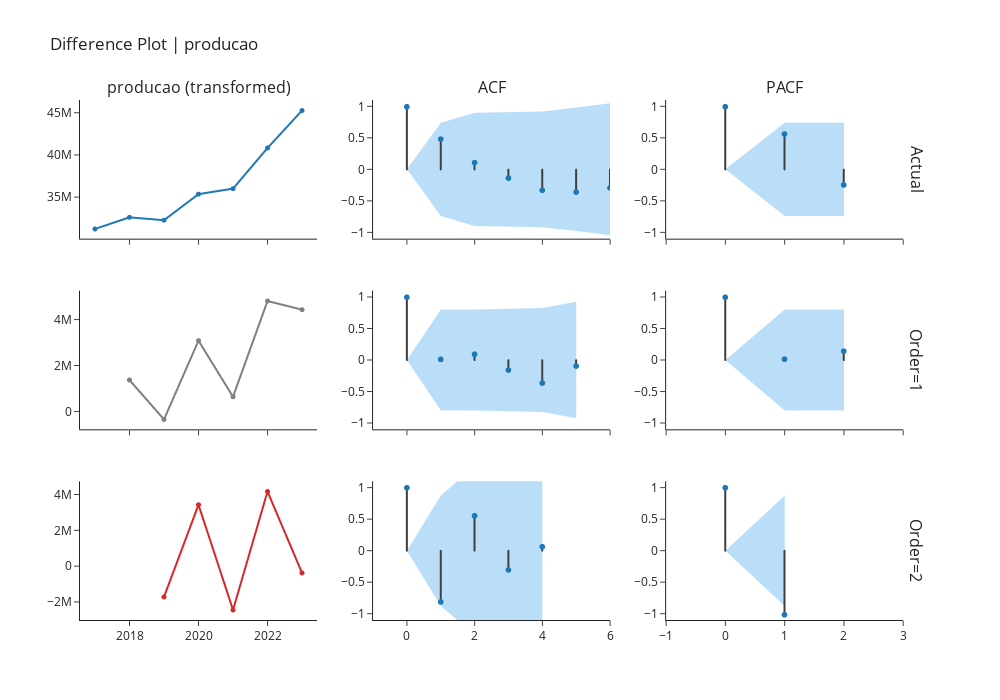

Write notebook code for a chart like this one.
### Markdown cell above
## Difference Plot Using Order

### Code cell
exp.plot_model(plot="diff", 
               data_kwargs={"order_list": [1, 2], "acf": True, "pacf": True},
               fig_kwargs = {"height":700,"width":1000,"template": "simple_white","hoverinfo":"skip","big_data_threshold":10})

### Figure 1 — Plotly figure (JSON) as saved in the notebook; plotly's stock layout.template omitted (floating-point values rounded to 4 significant figures)
{"data": [{"hoverinfo": "skip", "line": {"width": 2}, "marker": {"size": 5}, "mode": "lines+markers", "name": "Actual", "showlegend": false, "type": "scattergl", "x": [2017, 2018, 2019, 2020, 2021, 2022, 2023], "xaxis": "x", "y": [31271827, 32650425, 32310076, 35403507, 36051673, 40872194, 45316887], "yaxis": "y"}, {"line": {"color": "#3f3f3f"}, "mode": "lines", "name": "Actual", "showlegend": false, "type": "scattergl", "x": [0, 0], "xaxis": "x2", "y": [0, 1], "yaxis": "y2"}, {"line": {"color": "#3f3f3f"}, "mode": "lines", "name": "Actual", "showlegend": false, "type": "scattergl", "x": [1, 1], "xaxis": "x2", "y": [0, 0.4865], "yaxis": "y2"}, {"line": {"color": "#3f3f3f"}, "mode": "lines", "name": "Actual", "showlegend": false, "type": "scattergl", "x": [2, 2], "xaxis": "x2", "y": [0, 0.1131], "yaxis": "y2"}, {"line": {"color": "#3f3f3f"}, "mode": "lines", "name": "Actual", "showlegend": false, "type": "scattergl", "x": [3, 3], "xaxis": "x2", "y": [0, -0.1329], "yaxis": "y2"}, {"line": {"color": "#3f3f3f"}, "mode": "lines", "name": "Actual", "showlegend": false, "type": "scattergl", "x": [4, 4], "xaxis": "x2", "y": [0, -0.3261], "yaxis": "y2"}, {"line": {"color": "#3f3f3f"}, "mode": "lines", "name": "Actual", "showlegend": false, "type": "scattergl", "x": [5, 5], "xaxis": "x2", "y": [0, -0.3537], "yaxis": "y2"}, {"line": {"color": "#3f3f3f"}, "mode": "lines", "name": "Actual", "showlegend": false, "type": "scattergl", "x": [6, 6], "xaxis": "x2", "y": [0, -0.2869], "yaxis": "y2"}, {"marker": {"color": "#1f77b4", "size": 6}, "mode": "markers", "name": "Actual", "showlegend": false, "type": "scattergl", "x": [0, 1, 2, 3, 4, 5, 6], "xaxis": "x2", "y": [1, 0.4865, 0.1131, -0.1329, -0.3261, -0.3537, -0.2869], "yaxis": "y2"}, {"line": {"color": "rgba(255,255,255,0)"}, "mode": "lines", "name": "UC", "showlegend": false, "type": "scatter", "x": [0, 1, 2, 3, 4, 5, 6], "xaxis": "x2", "y": [0, 0.7408, 0.8992, 0.907, 0.9176, 0.9791, 1.047], "yaxis": "y2"}, {"fill": "tonexty", "fillcolor": "rgba(32, 146, 230,0.3)", "line": {"color": "rgba(255,255,255,0)"}, "mode": "lines", "name": "LC", "showlegend": false, "type": "scatter", "x": [0, 1, 2, 3, 4, 5, 6], "xaxis": "x2", "y": [0, -0.7408, -0.8992, -0.907, -0.9176, -0.9791, -1.047], "yaxis": "y2"}, {"line": {"color": "#3f3f3f"}, "mode": "lines", "name": "Actual", "showlegend": false, "type": "scattergl", "x": [0, 0], "xaxis": "x3", "y": [0, 1], "yaxis": "y3"}, {"line": {"color": "#3f3f3f"}, "mode": "lines", "name": "Actual", "showlegend": false, "type": "scattergl", "x": [1, 1], "xaxis": "x3", "y": [0, 0.5676], "yaxis": "y3"}, {"line": {"color": "#3f3f3f"}, "mode": "lines", "name": "Actual", "showlegend": false, "type": "scattergl", "x": [2, 2], "xaxis": "x3", "y": [0, -0.2417], "yaxis": "y3"}, {"marker": {"color": "#1f77b4", "size": 6}, "mode": "markers", "name": "Actual", "showlegend": false, "type": "scattergl", "x": [0, 1, 2], "xaxis": "x3", "y": [1, 0.5676, -0.2417], "yaxis": "y3"}, {"line": {"color": "rgba(255,255,255,0)"}, "mode": "lines", "name": "UC", "showlegend": false, "type": "scatter", "x": [0, 1, 2], "xaxis": "x3", "y": [0, 0.7408, 0.7408], "yaxis": "y3"}, {"fill": "tonexty", "fillcolor": "rgba(32, 146, 230,0.3)", "line": {"color": "rgba(255,255,255,0)"}, "mode": "lines", "name": "LC", "showlegend": false, "type": "scatter", "x": [0, 1, 2], "xaxis": "x3", "y": [0, -0.7408, -0.7408], "yaxis": "y3"}, {"hoverinfo": "skip", "line": {"width": 2}, "marker": {"size": 5}, "mode": "lines+markers", "name": "Order=1", "showlegend": false, "type": "scattergl", "x": [2018, 2019, 2020, 2021, 2022, 2023], "xaxis": "x4", "y": [1378598, -340349, 3093431, 648166, 4820521, 4444693], "yaxis": "y4"}, {"line": {"color": "#3f3f3f"}, "mode": "lines", "name": "Order=1", "showlegend": false, "type": "scattergl", "x": [0, 0], "xaxis": "x5", "y": [0, 1], "yaxis": "y5"}, {"line": {"color": "#3f3f3f"}, "mode": "lines", "name": "Order=1", "showlegend": false, "type": "scattergl", "x": [1, 1], "xaxis": "x5", "y": [0, 0.01392], "yaxis": "y5"}, {"line": {"color": "#3f3f3f"}, "mode": "lines", "name": "Order=1", "showlegend": false, "type": "scattergl", "x": [2, 2], "xaxis": "x5", "y": [0, 0.0958], "yaxis": "y5"}, {"line": {"color": "#3f3f3f"}, "mode": "lines", "name": "Order=1", "showlegend": false, "type": "scattergl", "x": [3, 3], "xaxis": "x5", "y": [0, -0.1553], "yaxis": "y5"}, {"line": {"color": "#3f3f3f"}, "mode": "lines", "name": "Order=1", "showlegend": false, "type": "scattergl", "x": [4, 4], "xaxis": "x5", "y": [0, -0.3629], "yaxis": "y5"}, {"line": {"color": "#3f3f3f"}, "mode": "lines", "name": "Order=1", "showlegend": false, "type": "scattergl", "x": [5, 5], "xaxis": "x5", "y": [0, -0.09151], "yaxis": "y5"}, {"marker": {"color": "#1f77b4", "size": 6}, "mode": "markers", "name": "Order=1", "showlegend": false, "type": "scattergl", "x": [0, 1, 2, 3, 4, 5], "xaxis": "x5", "y": [1, 0.01392, 0.0958, -0.1553, -0.3629, -0.09151], "yaxis": "y5"}, {"line": {"color": "rgba(255,255,255,0)"}, "mode": "lines", "name": "UC", "showlegend": false, "type": "scatter", "x": [0, 1, 2, 3, 4, 5], "xaxis": "x5", "y": [0, 0.8002, 0.8003, 0.8076, 0.8265, 0.9229], "yaxis": "y5"}, {"fill": "tonexty", "fillcolor": "rgba(32, 146, 230,0.3)", "line": {"color": "rgba(255,255,255,0)"}, "mode": "lines", "name": "LC", "showlegend": false, "type": "scatter", "x": [0, 1, 2, 3, 4, 5], "xaxis": "x5", "y": [0, -0.8002, -0.8003, -0.8076, -0.8265, -0.9229], "yaxis": "y5"}, {"line": {"color": "#3f3f3f"}, "mode": "lines", "name": "Order=1", "showlegend": false, "type": "scattergl", "x": [0, 0], "xaxis": "x6", "y": [0, 1], "yaxis": "y6"}, {"line": {"color": "#3f3f3f"}, "mode": "lines", "name": "Order=1", "showlegend": false, "type": "scattergl", "x": [1, 1], "xaxis": "x6", "y": [0, 0.0167], "yaxis": "y6"}, {"line": {"color": "#3f3f3f"}, "mode": "lines", "name": "Order=1", "showlegend": false, "type": "scattergl", "x": [2, 2], "xaxis": "x6", "y": [0, 0.1435], "yaxis": "y6"}, {"marker": {"color": "#1f77b4", "size": 6}, "mode": "markers", "name": "Order=1", "showlegend": false, "type": "scattergl", "x": [0, 1, 2], "xaxis": "x6", "y": [1, 0.0167, 0.1435], "yaxis": "y6"}, {"line": {"color": "rgba(255,255,255,0)"}, "mode": "lines", "name": "UC", "showlegend": false, "type": "scatter", "x": [0, 1, 2], "xaxis": "x6", "y": [0, 0.8002, 0.8002], "yaxis": "y6"}, {"fill": "tonexty", "fillcolor": "rgba(32, 146, 230,0.3)", "line": {"color": "rgba(255,255,255,0)"}, "mode": "lines", "name": "LC", "showlegend": false, "type": "scatter", "x": [0, 1, 2], "xaxis": "x6", "y": [0, -0.8002, -0.8002], "yaxis": "y6"}, {"hoverinfo": "skip", "line": {"width": 2}, "marker": {"size": 5}, "mode": "lines+markers", "name": "Order=2", "showlegend": false, "type": "scattergl", "x": [2019, 2020, 2021, 2022, 2023], "xaxis": "x7", "y": [-1718947, 3433780, -2445265, 4172355, -375828], "yaxis": "y7"}, {"line": {"color": "#3f3f3f"}, "mode": "lines", "name": "Order=2", "showlegend": false, "type": "scattergl", "x": [0, 0], "xaxis": "x8", "y": [0, 1], "yaxis": "y8"}, {"line": {"color": "#3f3f3f"}, "mode": "lines", "name": "Order=2", "showlegend": false, "type": "scattergl", "x": [1, 1], "xaxis": "x8", "y": [0, -0.8136], "yaxis": "y8"}, {"line": {"color": "#3f3f3f"}, "mode": "lines", "name": "Order=2", "showlegend": false, "type": "scattergl", "x": [2, 2], "xaxis": "x8", "y": [0, 0.5549], "yaxis": "y8"}, {"line": {"color": "#3f3f3f"}, "mode": "lines", "name": "Order=2", "showlegend": false, "type": "scattergl", "x": [3, 3], "xaxis": "x8", "y": [0, -0.3047], "yaxis": "y8"}, {"line": {"color": "#3f3f3f"}, "mode": "lines", "name": "Order=2", "showlegend": false, "type": "scattergl", "x": [4, 4], "xaxis": "x8", "y": [0, 0.06338], "yaxis": "y8"}, {"marker": {"color": "#1f77b4", "size": 6}, "mode": "markers", "name": "Order=2", "showlegend": false, "type": "scattergl", "x": [0, 1, 2, 3, 4], "xaxis": "x8", "y": [1, -0.8136, 0.5549, -0.3047, 0.06338], "yaxis": "y8"}, {"line": {"color": "rgba(255,255,255,0)"}, "mode": "lines", "name": "UC", "showlegend": false, "type": "scatter", "x": [0, 1, 2, 3, 4], "xaxis": "x8", "y": [0, 0.8765, 1.336, 1.503, 1.55], "yaxis": "y8"}, {"fill": "tonexty", "fillcolor": "rgba(32, 146, 230,0.3)", "line": {"color": "rgba(255,255,255,0)"}, "mode": "lines", "name": "LC", "showlegend": false, "type": "scatter", "x": [0, 1, 2, 3, 4], "xaxis": "x8", "y": [0, -0.8765, -1.336, -1.503, -1.55], "yaxis": "y8"}, {"line": {"color": "#3f3f3f"}, "mode": "lines", "name": "Order=2", "showlegend": false, "type": "scattergl", "x": [0, 0], "xaxis": "x9", "y": [0, 1], "yaxis": "y9"}, {"line": {"color": "#3f3f3f"}, "mode": "lines", "name": "Order=2", "showlegend": false, "type": "scattergl", "x": [1, 1], "xaxis": "x9", "y": [0, -1.017], "yaxis": "y9"}, {"marker": {"color": "#1f77b4", "size": 6}, "mode": "markers", "name": "Order=2", "showlegend": false, "type": "scattergl", "x": [0, 1], "xaxis": "x9", "y": [1, -1.017], "yaxis": "y9"}, {"line": {"color": "rgba(255,255,255,0)"}, "mode": "lines", "name": "UC", "showlegend": false, "type": "scatter", "x": [0, 1], "xaxis": "x9", "y": [0, 0.8765], "yaxis": "y9"}, {"fill": "tonexty", "fillcolor": "rgba(32, 146, 230,0.3)", "line": {"color": "rgba(255,255,255,0)"}, "mode": "lines", "name": "LC", "showlegend": false, "type": "scatter", "x": [0, 1], "xaxis": "x9", "y": [0, -0.8765], "yaxis": "y9"}], "layout": {"annotations": [{"font": {"size": 16}, "showarrow": false, "text": "producao (transformed)", "x": 0.1411, "xanchor": "center", "xref": "paper", "y": 1, "yanchor": "bottom", "yref": "paper"}, {"font": {"size": 16}, "showarrow": false, "text": "ACF", "x": 0.49, "xanchor": "center", "xref": "paper", "y": 1, "yanchor": "bottom", "yref": "paper"}, {"font": {"size": 16}, "showarrow": false, "text": "PACF", "x": 0.8389, "xanchor": "center", "xref": "paper", "y": 1, "yanchor": "bottom", "yref": "paper"}, {"font": {"size": 16}, "showarrow": false, "text": "Actual", "textangle": 90, "x": 0.98, "xanchor": "left", "xref": "paper", "y": 0.8667, "yanchor": "middle", "yref": "paper"}, {"font": {"size": 16}, "showarrow": false, "text": "Order=1", "textangle": 90, "x": 0.98, "xanchor": "left", "xref": "paper", "y": 0.5, "yanchor": "middle", "yref": "paper"}, {"font": {"size": 16}, "showarrow": false, "text": "Order=2", "textangle": 90, "x": 0.98, "xanchor": "left", "xref": "paper", "y": 0.1333, "yanchor": "middle", "yref": "paper"}], "autosize": false, "height": 700, "showlegend": false, "title": {"text": "Difference Plot | producao"}, "width": 1000, "xaxis": {"anchor": "y", "domain": [0, 0.2822], "matches": "x7", "showticklabels": false}, "xaxis2": {"anchor": "y2", "domain": [0.3489, 0.6311], "matches": "x8", "range": [-1, 8], "showticklabels": false}, "xaxis3": {"anchor": "y3", "domain": [0.6978, 0.98], "matches": "x9", "range": [-1, 4], "showticklabels": false}, "xaxis4": {"anchor": "y4", "domain": [0, 0.2822], "matches": "x7", "showticklabels": false}, "xaxis5": {"anchor": "y5", "domain": [0.3489, 0.6311], "matches": "x8", "range": [-1, 7], "showticklabels": false}, "xaxis6": {"anchor": "y6", "domain": [0.6978, 0.98], "matches": "x9", "range": [-1, 4], "showticklabels": false}, "xaxis7": {"anchor": "y7", "domain": [0, 0.2822]}, "xaxis8": {"anchor": "y8", "domain": [0.3489, 0.6311], "range": [-1, 6]}, "xaxis9": {"anchor": "y9", "domain": [0.6978, 0.98], "range": [-1, 3]}, "yaxis": {"anchor": "x", "domain": [0.7333, 1]}, "yaxis2": {"anchor": "x2", "domain": [0.7333, 1], "range": [-1.1, 1.1], "zerolinecolor": "#000000"}, "yaxis3": {"anchor": "x3", "domain": [0.7333, 1], "range": [-1.1, 1.1], "zerolinecolor": "#000000"}, "yaxis4": {"anchor": "x4", "domain": [0.3667, 0.6333]}, "yaxis5": {"anchor": "x5", "domain": [0.3667, 0.6333], "range": [-1.1, 1.1], "zerolinecolor": "#000000"}, "yaxis6": {"anchor": "x6", "domain": [0.3667, 0.6333], "range": [-1.1, 1.1], "zerolinecolor": "#000000"}, "yaxis7": {"anchor": "x7", "domain": [0, 0.2667]}, "yaxis8": {"anchor": "x8", "domain": [0, 0.2667], "range": [-1.1, 1.1], "zerolinecolor": "#000000"}, "yaxis9": {"anchor": "x9", "domain": [0, 0.2667], "range": [-1.1, 1.1], "zerolinecolor": "#000000"}}}
